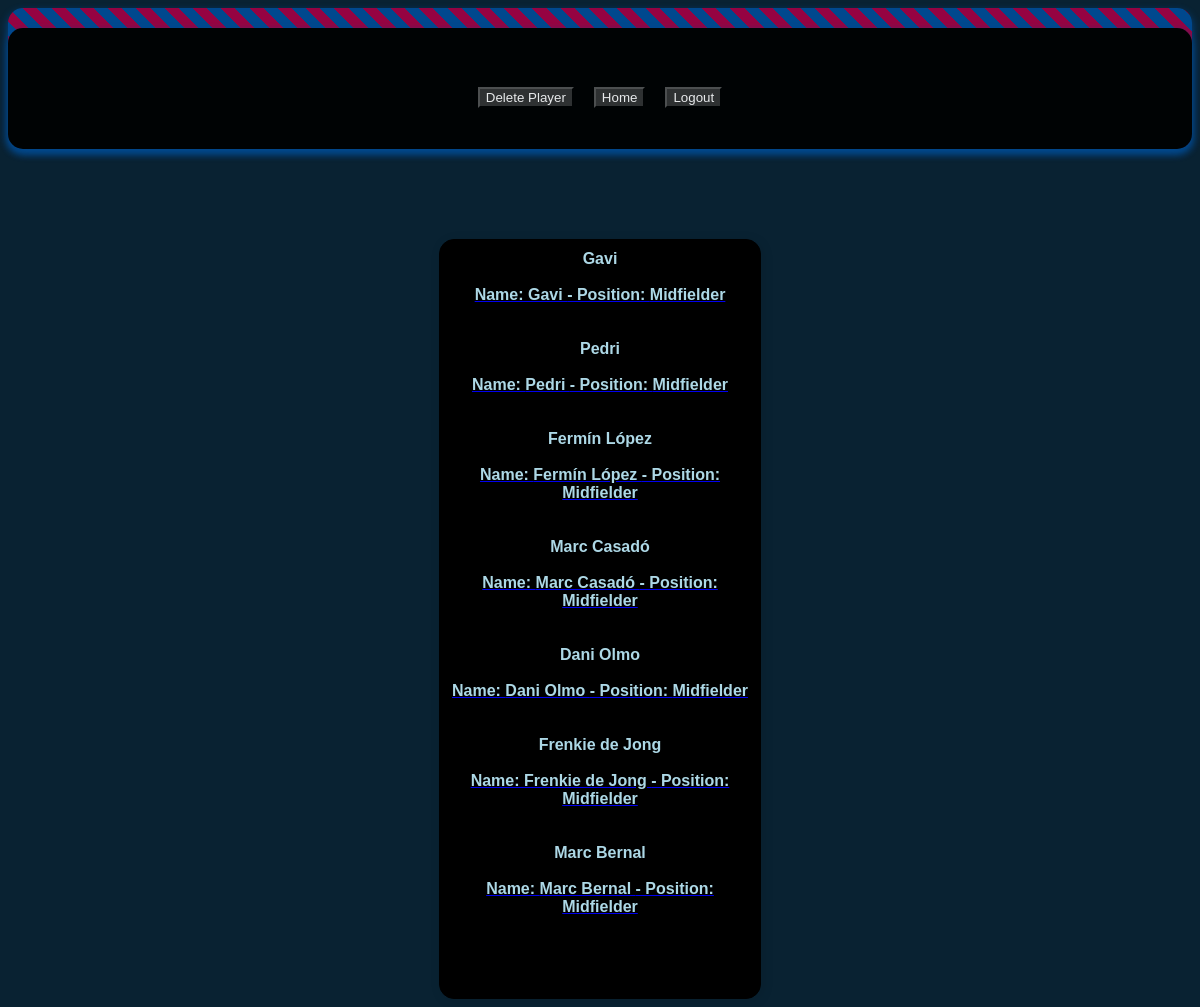
The page /project/template.php?position=Midfielder (signed in) on the database its author committed.
### tables this page shows
CREATE TABLE `player` (
  `playerName` varchar(25) NOT NULL,
  `squadNum` int(11) NOT NULL,
  `Position` varchar(25) NOT NULL,
  `detailedPos` varchar(25) NOT NULL,
  `Age` int(11) NOT NULL,
  `Nationality` varchar(25) NOT NULL,
  `playerID` int(11) NOT NULL
);

### project/template.php (the view, shortened to what this page needs)
<!DOCTYPE html>
<html lang="en">
    <head>
         <link rel="stylesheet" type="text/css" href="style.css">
    </head>
<body style ="background-color:rgba(9, 34, 50, 1); color:rgba(173, 216, 230, 1);">
  <div class="header">
    <ul style="size: 25cm;">
  <li style="size: 4cm; padding: 10px;">
<form method="post" action="selectPlayer.php">
  <h1><input type="submit" name="submit" value="Delete Player" style="background-color: #333333;  color: white; size: 25mm;"></h1>
</form>
</li>
          <li style="size: 4cm; padding: 10px;">
<form method="post" action="navigTutorial.php">
  <h1><input type="submit" name="submit" value="Home" style="background-color: #333333;  color: white; size: 25mm;"></h1>
</form>
</li>
  <li style="size: 4cm; padding: 10px;">
<form method="post" action="logout.php">
  <h1><input type="submit" name="submit" value="Logout" style="background-color: #333333;  color: white; size: 25mm;"></h1>
</form>
</li>
</ul>
  </div>
    <br>
    <br>
    <br>
    <br>
    <br>
      <div class = "startClass">
    <?php
    $mysqli = new mysqli("localhost", "root", "", "projectsoccer");
    ?>
    <?php
    $position = $_GET['position'];
    $query = "SELECT * FROM player WHERE Position = '$position' ";
    $result = $mysqli->query($query);
    if ($result->num_rows > 0) {
        while($row = $result->fetch_row()) {
          $output = "Name: " . $row[0]. " - Position: " . $row[2].  "<br>";
          $player23 = $row[0];
          echo $player23;
          echo "<br><br>";
          $playerurl="href=detail.php?player=" . urlencode($row[0]);
          echo "<a " . $playerurl . "><span style='color:rgba(173, 216, 230, 1);'>" . $output . "</span></a>";
          echo "<br><br>";
          }
    } else {
        echo "0 results";
    }
    ?>
    <br>
    <br>
        </div>
        </body>
</html>

### project/style.css (style rules this page uses)
.header { width: 100%; text-align: center; padding-top: 20px; opacity: 0.9; background: repeating-linear-gradient( 45deg, #004d98, #004d98 10px, #a50044 10px, #a50044 20px ); background-size: cover; background-position: center; border-radius: 15px; box-shadow: #004d98 0px 4px 8px; }
.startClass { border-radius: 15px; box-shadow: #004d98 0px 4px 8px; border:1px solid black; padding:10px; width:300px; align-items:center; justify-content:center; text-align:center; display:block; margin-left:auto; margin-right:auto; font-family:Arial, sans-serif; background-color:black; box-shadow: 2px 2px 12px rgba(0, 0, 0, 0.1); font-size:16px; color:#333; font-weight:bold; color:rgba(173, 216, 230, 1); }
.header h1 { font-size: 2.5rem; color: rgba(173, 216, 230, 1); text-shadow: 2px 2px 4px rgba(0,0,0,0.3); }
ul { list-style-type: none; margin: 0; padding: 0; background-color: black; display: flex; justify-content: center; size: 25cm; border-radius: 15px; box-shadow: #004d98 0px 4px 8px; }

### rows shown on the page
player: playerName "Gavi", Position "Midfielder"
player: playerName "Pedri", Position "Midfielder"
player: playerName "Fermín López", Position "Midfielder"
player: playerName "Marc Casadó", Position "Midfielder"
player: playerName "Dani Olmo", Position "Midfielder"
player: playerName "Frenkie de Jong", Position "Midfielder"
player: playerName "Marc Bernal", Position "Midfielder"
